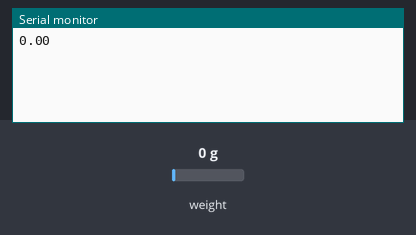
The sketch below on a simulated Arduino Mega 2560, built with avr-gcc and run on an emulated ATmega2560. On the bench: the last lines printed to the serial monitor. The inputs (shaded band) are chosen by the test bench; at power-on: weight on the scale 0 g.

Above: at 2.2 s.
2.3 s: weight on the scale set to 100 g
At 4.6 s:
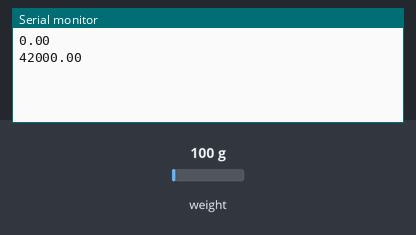
4.8 s: weight on the scale set to 1250 g
At 7.3 s:
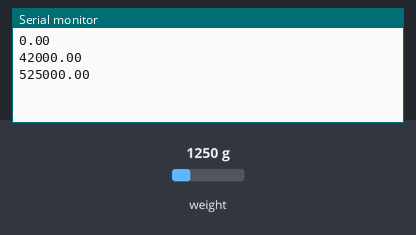
Timing chart, 0 to 8.8 s (numbered marks = the images above; inputs shaded):
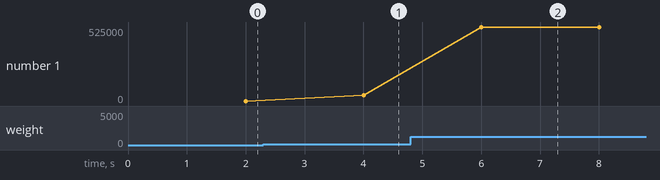

The sketch:

hx711_calibration.ino
```cpp
#include "HX711.h"

// HX711 circuit wiring
const int LOADCELL_DOUT_PIN = 25;
const int LOADCELL_SCK_PIN = 26;

HX711 scale;

void setup() {
  Serial.begin(115200);
  scale.begin(A1, A0);
//  scale.set_scale(476.8);
  scale.tare();
}

void loop() {

//  if (scale.is_ready()) {
//    long reading = scale.read();
//    Serial.print("HX711 reading: ");
//    Serial.println(reading);
//  } else {
//    Serial.println("HX711 not found.");
//  }

Serial.println(scale.get_units(10));
  delay(1000);

}
```

Measured:
- after the input at 2.3 s, the serial monitor: prints a new line after 1.7 s (image 1)
- after the input at 4.8 s, the serial monitor: prints a new line after 1.2 s (image 2)
- plotted number 1: 0 → 42000 after the input at 2.3 s, 42000 → 525000 after the input at 4.8 s
